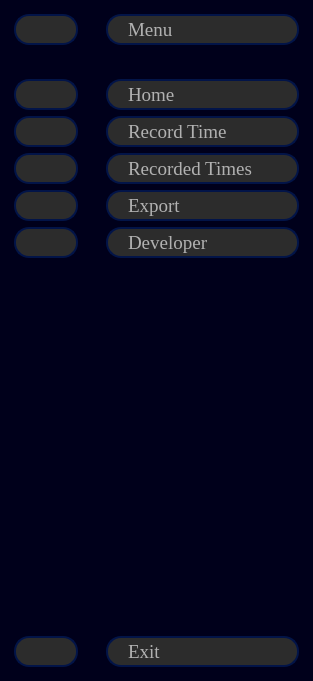
<?xml version="1.0" encoding="UTF-8"?>
<ui version="4.0">
 <class>sideNavBar</class>
 <widget class="QWidget" name="sideNavBar">
  <property name="geometry">
   <rect>
    <x>0</x>
    <y>0</y>
    <width>313</width>
    <height>681</height>
   </rect>
  </property>
  <property name="sizePolicy">
   <sizepolicy hsizetype="Minimum" vsizetype="Minimum">
    <horstretch>0</horstretch>
    <verstretch>0</verstretch>
   </sizepolicy>
  </property>
  <property name="windowTitle">
   <string>Form</string>
  </property>
  <layout class="QGridLayout" name="gridLayout_4">
   <property name="leftMargin">
    <number>0</number>
   </property>
   <property name="topMargin">
    <number>0</number>
   </property>
   <property name="rightMargin">
    <number>0</number>
   </property>
   <property name="bottomMargin">
    <number>0</number>
   </property>
   <property name="spacing">
    <number>0</number>
   </property>
   <item row="0" column="1">
    <widget class="QWidget" name="sideBar" native="true">
     <property name="minimumSize">
      <size>
       <width>221</width>
       <height>681</height>
      </size>
     </property>
     <property name="styleSheet">
      <string notr="true">QWidget{
	background-color: rgb(0, 0, 27);
}</string>
     </property>
     <layout class="QVBoxLayout" name="verticalLayout">
      <property name="leftMargin">
       <number>0</number>
      </property>
      <property name="topMargin">
       <number>0</number>
      </property>
      <property name="rightMargin">
       <number>0</number>
      </property>
      <property name="bottomMargin">
       <number>0</number>
      </property>
      <item>
       <widget class="QFrame" name="menuBtnFrame">
        <property name="styleSheet">
         <string notr="true">QFrame{
	border:none;
	margin:5px;
}</string>
        </property>
        <property name="frameShape">
         <enum>QFrame::StyledPanel</enum>
        </property>
        <property name="frameShadow">
         <enum>QFrame::Raised</enum>
        </property>
        <layout class="QGridLayout" name="gridLayout">
         <item row="0" column="0">
          <widget class="QPushButton" name="menuBtn">
           <property name="minimumSize">
            <size>
             <width>181</width>
             <height>31</height>
            </size>
           </property>
           <property name="font">
            <font>
             <family>Times New Roman</family>
             <pointsize>14</pointsize>
            </font>
           </property>
           <property name="styleSheet">
            <string notr="true">QPushButton{
	background-color: rgb(44, 44, 44);
	border: 2px solid  rgb(2, 20, 72);
	border-radius: 15px;
	color: rgb(177, 177, 177);
	padding-left: 20px;
	padding-right: 20px;
	text-align: left;
}
QPushButton::hover{
	background-color: rgb(23, 32, 42);
}
QPushButton::pressed{
	background-color: rgb(3, 1, 59)
}</string>
           </property>
           <property name="text">
            <string>Menu</string>
           </property>
           <property name="icon">
            <iconset resource="../resources/icons/dark/iconsDark.qrc">
             <normaloff>:/iconsDark/icons/menu.svg</normaloff>:/iconsDark/icons/menu.svg</iconset>
           </property>
           <property name="checkable">
            <bool>true</bool>
           </property>
          </widget>
         </item>
        </layout>
       </widget>
      </item>
      <item>
       <widget class="QFrame" name="navigationBtnsFrame">
        <property name="styleSheet">
         <string notr="true">QFrame{
	border: none;
	margin:5px;
}</string>
        </property>
        <property name="frameShape">
         <enum>QFrame::StyledPanel</enum>
        </property>
        <property name="frameShadow">
         <enum>QFrame::Raised</enum>
        </property>
        <layout class="QGridLayout" name="gridLayout_2">
         <item row="0" column="0">
          <widget class="QPushButton" name="homeBtn">
           <property name="minimumSize">
            <size>
             <width>181</width>
             <height>31</height>
            </size>
           </property>
           <property name="font">
            <font>
             <family>Times New Roman</family>
             <pointsize>14</pointsize>
            </font>
           </property>
           <property name="styleSheet">
            <string notr="true">QPushButton{
	background-color: rgb(44, 44, 44);
	border: 2px solid  rgb(2, 20, 72);
	border-radius: 15px;
	color: rgb(177, 177, 177);
	padding-left: 20px;
	padding-right: 20px;
	text-align: left;
}
QPushButton::hover{
	background-color: rgb(23, 32, 42);
}
QPushButton::pressed{
	background-color: rgb(3, 1, 59)
}</string>
           </property>
           <property name="text">
            <string>Home</string>
           </property>
           <property name="icon">
            <iconset resource="../resources/icons/dark/iconsDark.qrc">
             <normaloff>:/iconsDark/icons/home.svg</normaloff>:/iconsDark/icons/home.svg</iconset>
           </property>
          </widget>
         </item>
         <item row="4" column="0">
          <widget class="QPushButton" name="developerBtn">
           <property name="minimumSize">
            <size>
             <width>181</width>
             <height>31</height>
            </size>
           </property>
           <property name="font">
            <font>
             <family>Times New Roman</family>
             <pointsize>14</pointsize>
            </font>
           </property>
           <property name="styleSheet">
            <string notr="true">QPushButton{
	background-color: rgb(44, 44, 44);
	border: 2px solid  rgb(2, 20, 72);
	border-radius: 15px;
	color: rgb(177, 177, 177);
	padding-left: 20px;
	padding-right: 20px;
	text-align: left;
}
QPushButton::hover{
	background-color: rgb(23, 32, 42);
}
QPushButton::pressed{
	background-color: rgb(3, 1, 59)
}</string>
           </property>
           <property name="text">
            <string>Developer</string>
           </property>
           <property name="icon">
            <iconset resource="../resources/icons/dark/iconsDark.qrc">
             <normaloff>:/iconsDark/icons/code.svg</normaloff>:/iconsDark/icons/code.svg</iconset>
           </property>
          </widget>
         </item>
         <item row="1" column="0">
          <widget class="QPushButton" name="recordTimeBtn">
           <property name="minimumSize">
            <size>
             <width>181</width>
             <height>31</height>
            </size>
           </property>
           <property name="font">
            <font>
             <family>Times New Roman</family>
             <pointsize>14</pointsize>
            </font>
           </property>
           <property name="styleSheet">
            <string notr="true">QPushButton{
	background-color: rgb(44, 44, 44);
	border: 2px solid  rgb(2, 20, 72);
	border-radius: 15px;
	color: rgb(177, 177, 177);
	padding-left: 20px;
	padding-right: 20px;
	text-align: left;
}
QPushButton::hover{
	background-color: rgb(23, 32, 42);
}
QPushButton::pressed{
	background-color: rgb(3, 1, 59)
}</string>
           </property>
           <property name="text">
            <string>Record Time</string>
           </property>
           <property name="icon">
            <iconset resource="../resources/icons/dark/iconsDark.qrc">
             <normaloff>:/iconsDark/icons/clock.svg</normaloff>:/iconsDark/icons/clock.svg</iconset>
           </property>
          </widget>
         </item>
         <item row="2" column="0">
          <widget class="QPushButton" name="recordedTimesBtn">
           <property name="minimumSize">
            <size>
             <width>181</width>
             <height>31</height>
            </size>
           </property>
           <property name="font">
            <font>
             <family>Times New Roman</family>
             <pointsize>14</pointsize>
            </font>
           </property>
           <property name="styleSheet">
            <string notr="true">QPushButton{
	background-color: rgb(44, 44, 44);
	border: 2px solid  rgb(2, 20, 72);
	border-radius: 15px;
	color: rgb(177, 177, 177);
	padding-left: 20px;
	padding-right: 20px;
	text-align: left;
}
QPushButton::hover{
	background-color: rgb(23, 32, 42);
}
QPushButton::pressed{
	background-color: rgb(3, 1, 59)
}</string>
           </property>
           <property name="text">
            <string>Recorded Times</string>
           </property>
           <property name="icon">
            <iconset resource="../resources/icons/dark/iconsDark.qrc">
             <normaloff>:/iconsDark/icons/table.svg</normaloff>:/iconsDark/icons/table.svg</iconset>
           </property>
          </widget>
         </item>
         <item row="3" column="0">
          <widget class="QPushButton" name="exportBtn">
           <property name="minimumSize">
            <size>
             <width>181</width>
             <height>31</height>
            </size>
           </property>
           <property name="font">
            <font>
             <family>Times New Roman</family>
             <pointsize>14</pointsize>
            </font>
           </property>
           <property name="styleSheet">
            <string notr="true">QPushButton{
	background-color: rgb(44, 44, 44);
	border: 2px solid  rgb(2, 20, 72);
	border-radius: 15px;
	color: rgb(177, 177, 177);
	padding-left: 20px;
	padding-right: 20px;
	text-align: left;
}
QPushButton::hover{
	background-color: rgb(23, 32, 42);
}
QPushButton::pressed{
	background-color: rgb(3, 1, 59)
}</string>
           </property>
           <property name="text">
            <string>Export</string>
           </property>
           <property name="icon">
            <iconset resource="../resources/icons/dark/iconsDark.qrc">
             <normaloff>:/iconsDark/icons/external-link.svg</normaloff>:/iconsDark/icons/external-link.svg</iconset>
           </property>
          </widget>
         </item>
        </layout>
       </widget>
      </item>
      <item>
       <widget class="QFrame" name="powerBtnFrame">
        <property name="styleSheet">
         <string notr="true">QFrame{
	border:none;
	margin:5px;
}</string>
        </property>
        <property name="frameShape">
         <enum>QFrame::StyledPanel</enum>
        </property>
        <property name="frameShadow">
         <enum>QFrame::Raised</enum>
        </property>
        <layout class="QGridLayout" name="gridLayout_3">
         <item row="0" column="0">
          <spacer name="verticalSpacer">
           <property name="orientation">
            <enum>Qt::Vertical</enum>
           </property>
           <property name="sizeHint" stdset="0">
            <size>
             <width>20</width>
             <height>40</height>
            </size>
           </property>
          </spacer>
         </item>
         <item row="1" column="0">
          <widget class="QPushButton" name="exitBtn">
           <property name="minimumSize">
            <size>
             <width>181</width>
             <height>31</height>
            </size>
           </property>
           <property name="font">
            <font>
             <family>Times New Roman</family>
             <pointsize>14</pointsize>
            </font>
           </property>
           <property name="styleSheet">
            <string notr="true">QPushButton{
	background-color: rgb(44, 44, 44);
	border: 2px solid  rgb(2, 20, 72);
	border-radius: 15px;
	color: rgb(177, 177, 177);
	padding-left: 20px;
	padding-right: 20px;
	text-align: left;
}
QPushButton::hover{
	background-color: rgb(23, 32, 42);
}
QPushButton::pressed{
	background-color: rgb(3, 1, 59)
}</string>
           </property>
           <property name="text">
            <string>Exit</string>
           </property>
           <property name="icon">
            <iconset resource="../resources/icons/dark/iconsDark.qrc">
             <normaloff>:/iconsDark/icons/power.svg</normaloff>:/iconsDark/icons/power.svg</iconset>
           </property>
          </widget>
         </item>
        </layout>
       </widget>
      </item>
     </layout>
    </widget>
   </item>
   <item row="0" column="0">
    <widget class="QWidget" name="sideBarMiniWidget" native="true">
     <layout class="QVBoxLayout" name="verticalLayout_2">
      <property name="spacing">
       <number>0</number>
      </property>
      <property name="leftMargin">
       <number>0</number>
      </property>
      <property name="topMargin">
       <number>0</number>
      </property>
      <property name="rightMargin">
       <number>0</number>
      </property>
      <property name="bottomMargin">
       <number>0</number>
      </property>
      <item>
       <widget class="QWidget" name="sideBarMini" native="true">
        <property name="minimumSize">
         <size>
          <width>0</width>
          <height>0</height>
         </size>
        </property>
        <property name="styleSheet">
         <string notr="true">QWidget{
	background-color: rgb(0, 0, 27);
}</string>
        </property>
        <layout class="QVBoxLayout" name="verticalLayout_31">
         <property name="leftMargin">
          <number>0</number>
         </property>
         <property name="topMargin">
          <number>0</number>
         </property>
         <property name="rightMargin">
          <number>0</number>
         </property>
         <property name="bottomMargin">
          <number>0</number>
         </property>
         <item>
          <widget class="QFrame" name="menuBtnFrameMini">
           <property name="styleSheet">
            <string notr="true">QFrame{
	border:none;
	margin:5px;
}</string>
           </property>
           <property name="frameShape">
            <enum>QFrame::StyledPanel</enum>
           </property>
           <property name="frameShadow">
            <enum>QFrame::Raised</enum>
           </property>
           <layout class="QVBoxLayout" name="verticalLayout_30">
            <item>
             <widget class="QPushButton" name="menuBtnMini">
              <property name="minimumSize">
               <size>
                <width>31</width>
                <height>31</height>
               </size>
              </property>
              <property name="maximumSize">
               <size>
                <width>64</width>
                <height>16777215</height>
               </size>
              </property>
              <property name="font">
               <font>
                <family>Times New Roman</family>
                <pointsize>14</pointsize>
               </font>
              </property>
              <property name="styleSheet">
               <string notr="true">QPushButton{
	background-color: rgb(44, 44, 44);
	border: 2px solid  rgb(2, 20, 72);
	border-radius: 15px;
	color: rgb(177, 177, 177);
	padding-left: 20px;
	padding-right: 20px;
	text-align: left;
}
QPushButton::hover{
	background-color: rgb(23, 32, 42);
}
QPushButton::pressed{
	background-color: rgb(3, 1, 59)
}</string>
              </property>
              <property name="text">
               <string/>
              </property>
              <property name="icon">
               <iconset resource="../resources/icons/dark/iconsDark.qrc">
                <normaloff>:/iconsDark/icons/menu.svg</normaloff>:/iconsDark/icons/menu.svg</iconset>
              </property>
              <property name="checkable">
               <bool>true</bool>
              </property>
             </widget>
            </item>
           </layout>
          </widget>
         </item>
         <item>
          <widget class="QFrame" name="navigationBtnsFrameMini">
           <property name="styleSheet">
            <string notr="true">QFrame{
	border: none;
	margin:5px;
}</string>
           </property>
           <property name="frameShape">
            <enum>QFrame::StyledPanel</enum>
           </property>
           <property name="frameShadow">
            <enum>QFrame::Raised</enum>
           </property>
           <layout class="QVBoxLayout" name="verticalLayout_29">
            <item>
             <widget class="QPushButton" name="homeBtnMini">
              <property name="minimumSize">
               <size>
                <width>31</width>
                <height>31</height>
               </size>
              </property>
              <property name="maximumSize">
               <size>
                <width>64</width>
                <height>16777215</height>
               </size>
              </property>
              <property name="font">
               <font>
                <family>Times New Roman</family>
                <pointsize>14</pointsize>
               </font>
              </property>
              <property name="styleSheet">
               <string notr="true">QPushButton{
	background-color: rgb(44, 44, 44);
	border: 2px solid  rgb(2, 20, 72);
	border-radius: 15px;
	color: rgb(177, 177, 177);
	padding-left: 20px;
	padding-right: 20px;
	text-align: left;
}
QPushButton::hover{
	background-color: rgb(23, 32, 42);
}
QPushButton::pressed{
	background-color: rgb(3, 1, 59)
}</string>
              </property>
              <property name="text">
               <string/>
              </property>
              <property name="icon">
               <iconset resource="../resources/icons/dark/iconsDark.qrc">
                <normaloff>:/iconsDark/icons/home.svg</normaloff>:/iconsDark/icons/home.svg</iconset>
              </property>
             </widget>
            </item>
            <item>
             <widget class="QPushButton" name="recordTimeBtnMini">
              <property name="minimumSize">
               <size>
                <width>31</width>
                <height>31</height>
               </size>
              </property>
              <property name="maximumSize">
               <size>
                <width>64</width>
                <height>16777215</height>
               </size>
              </property>
              <property name="font">
               <font>
                <family>Times New Roman</family>
                <pointsize>14</pointsize>
               </font>
              </property>
              <property name="styleSheet">
               <string notr="true">QPushButton{
	background-color: rgb(44, 44, 44);
	border: 2px solid  rgb(2, 20, 72);
	border-radius: 15px;
	color: rgb(177, 177, 177);
	padding-left: 20px;
	padding-right: 20px;
	text-align: left;
}
QPushButton::hover{
	background-color: rgb(23, 32, 42);
}
QPushButton::pressed{
	background-color: rgb(3, 1, 59)
}</string>
              </property>
              <property name="text">
               <string/>
              </property>
              <property name="icon">
               <iconset resource="../resources/icons/dark/iconsDark.qrc">
                <normaloff>:/iconsDark/icons/clock.svg</normaloff>:/iconsDark/icons/clock.svg</iconset>
              </property>
             </widget>
            </item>
            <item>
             <widget class="QPushButton" name="recordedTimesBtnMini">
              <property name="minimumSize">
               <size>
                <width>31</width>
                <height>31</height>
               </size>
              </property>
              <property name="maximumSize">
               <size>
                <width>64</width>
                <height>16777215</height>
               </size>
              </property>
              <property name="font">
               <font>
                <family>Times New Roman</family>
                <pointsize>14</pointsize>
               </font>
              </property>
              <property name="styleSheet">
               <string notr="true">QPushButton{
	background-color: rgb(44, 44, 44);
	border: 2px solid  rgb(2, 20, 72);
	border-radius: 15px;
	color: rgb(177, 177, 177);
	padding-left: 20px;
	padding-right: 20px;
	text-align: left;
}
QPushButton::hover{
	background-color: rgb(23, 32, 42);
}
QPushButton::pressed{
	background-color: rgb(3, 1, 59)
}</string>
              </property>
              <property name="text">
               <string/>
              </property>
              <property name="icon">
               <iconset resource="../resources/icons/dark/iconsDark.qrc">
                <normaloff>:/iconsDark/icons/table.svg</normaloff>:/iconsDark/icons/table.svg</iconset>
              </property>
             </widget>
            </item>
            <item>
             <widget class="QPushButton" name="exportBtnMini">
              <property name="minimumSize">
               <size>
                <width>31</width>
                <height>31</height>
               </size>
              </property>
              <property name="maximumSize">
               <size>
                <width>64</width>
                <height>16777215</height>
               </size>
              </property>
              <property name="font">
               <font>
                <family>Times New Roman</family>
                <pointsize>14</pointsize>
               </font>
              </property>
              <property name="styleSheet">
               <string notr="true">QPushButton{
	background-color: rgb(44, 44, 44);
	border: 2px solid  rgb(2, 20, 72);
	border-radius: 15px;
	color: rgb(177, 177, 177);
	padding-left: 20px;
	padding-right: 20px;
	text-align: left;
}
QPushButton::hover{
	background-color: rgb(23, 32, 42);
}
QPushButton::pressed{
	background-color: rgb(3, 1, 59)
}</string>
              </property>
              <property name="text">
               <string/>
              </property>
              <property name="icon">
               <iconset resource="../resources/icons/dark/iconsDark.qrc">
                <normaloff>:/iconsDark/icons/external-link.svg</normaloff>:/iconsDark/icons/external-link.svg</iconset>
              </property>
             </widget>
            </item>
            <item>
             <widget class="QPushButton" name="developerBtnMini">
              <property name="minimumSize">
               <size>
                <width>31</width>
                <height>31</height>
               </size>
              </property>
              <property name="maximumSize">
               <size>
                <width>64</width>
                <height>16777215</height>
               </size>
              </property>
              <property name="font">
               <font>
                <family>Times New Roman</family>
                <pointsize>14</pointsize>
               </font>
              </property>
              <property name="styleSheet">
               <string notr="true">QPushButton{
	background-color: rgb(44, 44, 44);
	border: 2px solid  rgb(2, 20, 72);
	border-radius: 15px;
	color: rgb(177, 177, 177);
	padding-left: 20px;
	padding-right: 20px;
	text-align: left;
}
QPushButton::hover{
	background-color: rgb(23, 32, 42);
}
QPushButton::pressed{
	background-color: rgb(3, 1, 59)
}</string>
              </property>
              <property name="text">
               <string/>
              </property>
              <property name="icon">
               <iconset resource="../resources/icons/dark/iconsDark.qrc">
                <normaloff>:/iconsDark/icons/code.svg</normaloff>:/iconsDark/icons/code.svg</iconset>
              </property>
             </widget>
            </item>
           </layout>
          </widget>
         </item>
         <item>
          <widget class="QFrame" name="powerBtnFrameMini">
           <property name="styleSheet">
            <string notr="true">QFrame{
	border:none;
	margin:5px;
}</string>
           </property>
           <property name="frameShape">
            <enum>QFrame::StyledPanel</enum>
           </property>
           <property name="frameShadow">
            <enum>QFrame::Raised</enum>
           </property>
           <layout class="QVBoxLayout" name="verticalLayout_28">
            <property name="leftMargin">
             <number>9</number>
            </property>
            <property name="topMargin">
             <number>9</number>
            </property>
            <property name="rightMargin">
             <number>9</number>
            </property>
            <property name="bottomMargin">
             <number>9</number>
            </property>
            <item>
             <spacer name="verticalSpacer_6">
              <property name="orientation">
               <enum>Qt::Vertical</enum>
              </property>
              <property name="sizeHint" stdset="0">
               <size>
                <width>20</width>
                <height>40</height>
               </size>
              </property>
             </spacer>
            </item>
            <item>
             <widget class="QPushButton" name="exitBtnMini">
              <property name="minimumSize">
               <size>
                <width>31</width>
                <height>31</height>
               </size>
              </property>
              <property name="maximumSize">
               <size>
                <width>64</width>
                <height>16777215</height>
               </size>
              </property>
              <property name="font">
               <font>
                <family>Times New Roman</family>
                <pointsize>14</pointsize>
               </font>
              </property>
              <property name="styleSheet">
               <string notr="true">QPushButton{
	background-color: rgb(44, 44, 44);
	border: 2px solid  rgb(2, 20, 72);
	border-radius: 15px;
	color: rgb(177, 177, 177);
	padding-left: 20px;
	padding-right: 20px;
	text-align: left;
}
QPushButton::hover{
	background-color: rgb(23, 32, 42);
}
QPushButton::pressed{
	background-color: rgb(3, 1, 59)
}</string>
              </property>
              <property name="text">
               <string/>
              </property>
              <property name="icon">
               <iconset resource="../resources/icons/dark/iconsDark.qrc">
                <normaloff>:/iconsDark/icons/power.svg</normaloff>:/iconsDark/icons/power.svg</iconset>
              </property>
             </widget>
            </item>
           </layout>
          </widget>
         </item>
        </layout>
       </widget>
      </item>
     </layout>
    </widget>
   </item>
  </layout>
 </widget>
 <resources>
  <include location="../resources/icons/dark/iconsDark.qrc"/>
 </resources>
 <connections>
  <connection>
   <sender>menuBtnMini</sender>
   <signal>clicked(bool)</signal>
   <receiver>menuBtn</receiver>
   <slot>setChecked(bool)</slot>
   <hints>
    <hint type="sourcelabel">
     <x>44</x>
     <y>27</y>
    </hint>
    <hint type="destinationlabel">
     <x>118</x>
     <y>30</y>
    </hint>
   </hints>
  </connection>
  <connection>
   <sender>menuBtn</sender>
   <signal>toggled(bool)</signal>
   <receiver>sideBarMini</receiver>
   <slot>setHidden(bool)</slot>
   <hints>
    <hint type="sourcelabel">
     <x>252</x>
     <y>32</y>
    </hint>
    <hint type="destinationlabel">
     <x>88</x>
     <y>274</y>
    </hint>
   </hints>
  </connection>
  <connection>
   <sender>menuBtn</sender>
   <signal>toggled(bool)</signal>
   <receiver>sideBar</receiver>
   <slot>setVisible(bool)</slot>
   <hints>
    <hint type="sourcelabel">
     <x>222</x>
     <y>36</y>
    </hint>
    <hint type="destinationlabel">
     <x>283</x>
     <y>273</y>
    </hint>
   </hints>
  </connection>
 </connections>
</ui>
